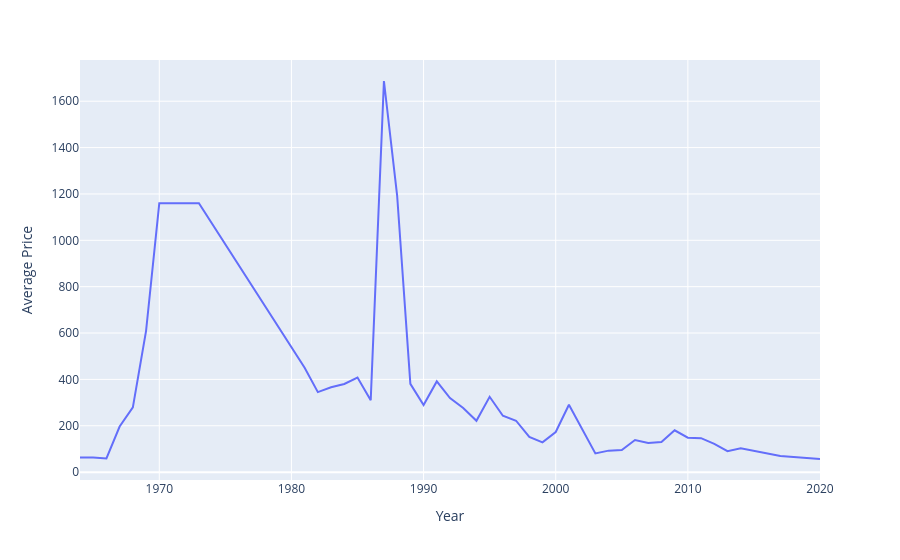

This figure's notebook cell:
### Code cell
chart = px.line(price_over_year,
                x="Year",
                y="Average Price")

chart.show()

### Figure 1 — Plotly figure (JSON) as saved in the notebook; plotly's stock layout.template omitted (floating-point values rounded to 4 significant figures)
{"data": [{"hovertemplate": "Year=%{x}<br>Average Price=%{y}<extra></extra>", "legendgroup": "", "line": {"color": "#636efa", "dash": "solid"}, "marker": {"symbol": "circle"}, "mode": "lines", "name": "", "orientation": "v", "showlegend": false, "type": "scatter", "x": [1964, 1965, 1966, 1967, 1968, 1969, 1970, 1971, 1972, 1973, 1981, 1982, 1983, 1984, 1985, 1986, 1987, 1988, 1989, 1990, 1991, 1992, 1993, 1994, 1995, 1996, 1997, 1998, 1999, 2000, 2001, 2002, 2003, 2004, 2005, 2006, 2007, 2008, 2009, 2010, 2011, 2012, 2013, 2014, 2015, 2016, 2017, 2018, 2019, 2020], "xaxis": "x", "y": [63.23, 63.23, 59.0, 196.6, 279.2, 609.5, 1160.0, 1160.0, 1160.0, 1160.0, 450.0, 345.2, 366.2, 380.1, 408.1, 310.3, 1687.0, 1193.0, 380.8, 289.1, 391.4, 319.3, 276.7, 221.5, 325.0, 243.2, 221.7, 152.1, 128.5, 173.1, 290.7, 185.6, 80.51, 92.74, 95.79, 138.6, 125.7, 129.7, 180.3, 148.4, 146.6, 122.3, 90.55, 102.6, 91.55, 79.46, 69.49, 64.75, 59.61, 56.65], "yaxis": "y"}], "layout": {"legend": {"tracegroupgap": 0}, "margin": {"t": 60}, "xaxis": {"anchor": "y", "domain": [0, 1], "title": {"text": "Year"}}, "yaxis": {"anchor": "x", "domain": [0, 1], "title": {"text": "Average Price"}}}}
